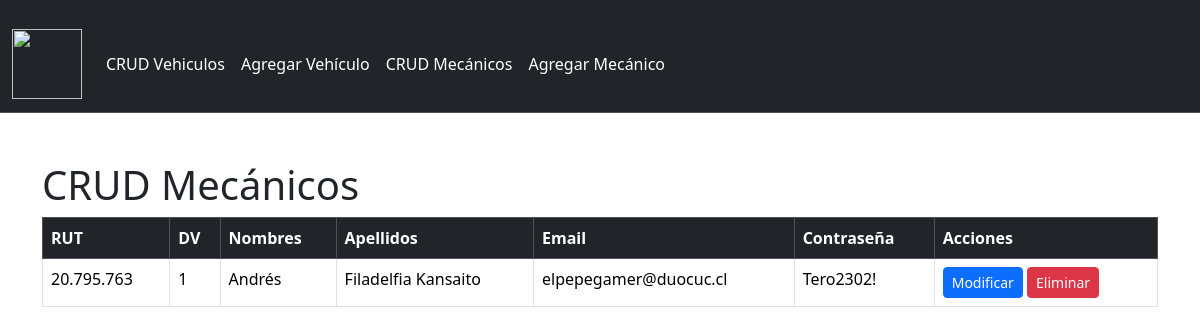
The app's page /crud_Mecanicos with its own data.
### taller_makween/models.py (models this page shows, shortened)
class Mecanico(models.Model):
    rut = models.CharField(max_length=12, primary_key=True )
    dv = models.CharField(max_length=1)
    nombres = models.CharField(max_length=100)
    apellidos = models.CharField(max_length=100)
    email = models.EmailField() # Email field para verificar "@"
    contraseña = models.CharField(max_length=100)

### taller_makween/views.py (the view)
# urls.py: path('crud_Mecanicos', views.crud_mecanicos, name='crud_Mecanicos'),
def crud_mecanicos(request):
    mecanicos = Mecanico.objects.all()
    context = {'mecanicos': mecanicos}
    print("probando views.py crudmecanicos")
    return render(request, "taller_makween/mecanico_list.html", context)

### taller_makween/templates/taller_makween/mecanico_list.html (shortened to what this page needs)
{% load static %}
<!DOCTYPE html>
<html lang="es">
<head>
    {% load bootstrap5 %}
    {% bootstrap_css %}
    <link rel="stylesheet" href="{% static 'CSS/style.css' %}">
</head>
<body>
    <nav class="navbar navbar-expand-lg bg-dark border-bottom border-body" data-bs-theme="dark">
        <div class="container-fluid">
            <a class="navbar-brand" href="{% url 'index' %}">
                <img src="{% static 'IMG/archivoImg/logo.jpg' %}" alt="" width="70" height="70">
            </a>
            <div class="collapse navbar-collapse" id="navbarNav">
                <ul class="navbar-nav me-auto mb-2 mb-lg-0">
                    <li class="nav-item">
                        <a class="nav-link active" aria-current="page" href="{% url 'crud' %}">CRUD Vehiculos</a>
                    </li>
                    <li class="nav-item">
                        <a class="nav-link active" aria-current="page" href="{% url 'vehiculosAdd' %}">Agregar Vehículo</a>
                    </li>
                    <li class="nav-item">
                        <a class="nav-link active" aria-current="page" href="{% url 'crud_Mecanicos' %}">CRUD Mecánicos</a>
                    </li>
                    <li class="nav-item">
                        <a class="nav-link active" aria-current="page" href="{% url 'mecanico_add' %}">Agregar Mecánico</a>
                    </li>
                </ul>
            </div>
        </div>
    </nav>
    <div class="container mt-5">
        {% block content %}
        {% if mecanicos %}
        <h1>CRUD Mecánicos</h1>
            <div class="table-responsive">
                <table class="table table-bordered table-hover">
                    <thead class="table-dark">
                        <tr>
                            <th>RUT</th>
                            <th>DV</th>
                            <th>Nombres</th>
                            <th>Apellidos</th>
                            <th>Email</th>
                            <th>Contraseña</th>
                            <th>Acciones</th>
                        </tr>
                    </thead>
                    <tbody>
                        {% for mecanico in mecanicos %}
                            <tr>
                                <td>{{ mecanico.rut }}</td>
                                <td>{{ mecanico.dv }}</td>
                                <td>{{ mecanico.nombres }}</td>
                                <td>{{ mecanico.apellidos }}</td>
                                <td>{{ mecanico.email }}</td>
                                <td>{{ mecanico.contraseña }}</td>
                                <td>
                                    <a href="{% url 'mecanico_edit' mecanico.rut %}" class="btn btn-primary btn-sm">Modificar</a>
                                    <a href="{% url 'mecanico_del' mecanico.rut %}" class="btn btn-danger btn-sm">Eliminar</a>
                                </td>
                            </tr>
                        {% endfor %}
                    </tbody>
                </table>
            </div>
        {% else %}
            <div class="alert alert-warning" role="alert">
                No hay mecánicos disponibles.
            </div>
        {% endif %}
        {% endblock %}
    </div>
</body>
</html>

### taller_makween/static/CSS/style.css (style rules this page uses)
body, html { margin: 0; padding: 0; height: 100%; }
.container-fluid { padding-top: 1rem; }

### records on screen
Mecanico: rut "20.795.763", dv "1", nombres "Andrés", apellidos "Filadelfia Kansaito", email "elpepegamer@duocuc.cl", contraseña "Tero2302!"
